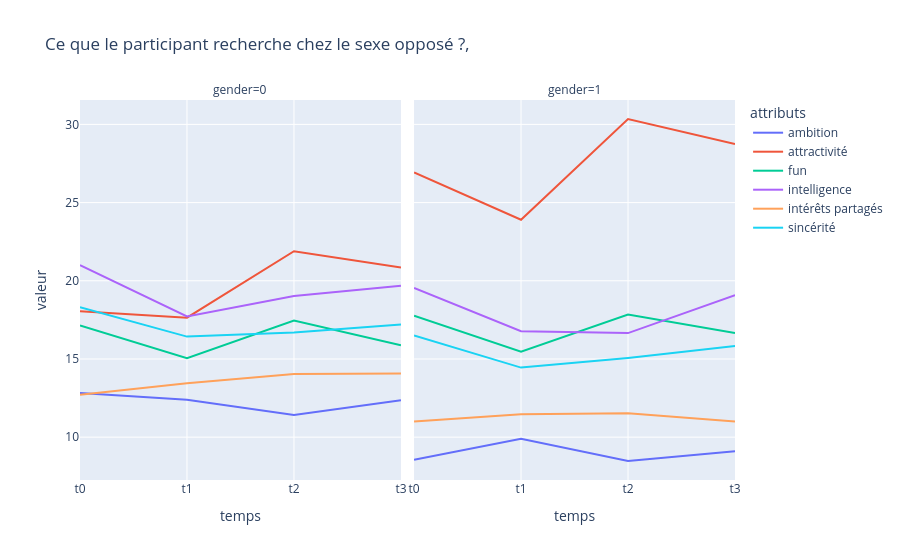

The cell this chart's notebook holds for it:
### Code cell
df_moy_q1 = df_q1_long.groupby(['gender', 'temps', 'attributs'])['valeur'].mean().reset_index()
# df_moyennes
fig1 = px.line(df_moy_q1, x="temps", y="valeur", color="attributs", facet_col="gender", title="Ce que le participant recherche chez le sexe opposé ?,")
fig1.show()

### Figure 1 — Plotly figure (JSON) as saved in the notebook; plotly's stock layout.template omitted (floating-point values rounded to 4 significant figures)
{"data": [{"hovertemplate": "attributs=ambition<br>gender=0<br>temps=%{x}<br>valeur=%{y}<extra></extra>", "legendgroup": "ambition", "line": {"color": "#636efa", "dash": "solid"}, "marker": {"symbol": "circle"}, "mode": "lines", "name": "ambition", "orientation": "v", "showlegend": true, "type": "scatter", "x": ["t0", "t1", "t2", "t3"], "xaxis": "x", "y": [12.83, 12.4, 11.41, 12.35], "yaxis": "y"}, {"hovertemplate": "attributs=ambition<br>gender=1<br>temps=%{x}<br>valeur=%{y}<extra></extra>", "legendgroup": "ambition", "line": {"color": "#636efa", "dash": "solid"}, "marker": {"symbol": "circle"}, "mode": "lines", "name": "ambition", "orientation": "v", "showlegend": false, "type": "scatter", "x": ["t0", "t1", "t2", "t3"], "xaxis": "x2", "y": [8.553, 9.905, 8.476, 9.102], "yaxis": "y2"}, {"hovertemplate": "attributs=attractivité<br>gender=0<br>temps=%{x}<br>valeur=%{y}<extra></extra>", "legendgroup": "attractivité", "line": {"color": "#EF553B", "dash": "solid"}, "marker": {"symbol": "circle"}, "mode": "lines", "name": "attractivité", "orientation": "v", "showlegend": true, "type": "scatter", "x": ["t0", "t1", "t2", "t3"], "xaxis": "x", "y": [18.06, 17.64, 21.89, 20.85], "yaxis": "y"}, {"hovertemplate": "attributs=attractivité<br>gender=1<br>temps=%{x}<br>valeur=%{y}<extra></extra>", "legendgroup": "attractivité", "line": {"color": "#EF553B", "dash": "solid"}, "marker": {"symbol": "circle"}, "mode": "lines", "name": "attractivité", "orientation": "v", "showlegend": false, "type": "scatter", "x": ["t0", "t1", "t2", "t3"], "xaxis": "x2", "y": [26.92, 23.91, 30.34, 28.74], "yaxis": "y2"}, {"hovertemplate": "attributs=fun<br>gender=0<br>temps=%{x}<br>valeur=%{y}<extra></extra>", "legendgroup": "fun", "line": {"color": "#00cc96", "dash": "solid"}, "marker": {"symbol": "circle"}, "mode": "lines", "name": "fun", "orientation": "v", "showlegend": true, "type": "scatter", "x": ["t0", "t1", "t2", "t3"], "xaxis": "x", "y": [17.15, 15.05, 17.46, 15.88], "yaxis": "y"}, {"hovertemplate": "attributs=fun<br>gender=1<br>temps=%{x}<br>valeur=%{y}<extra></extra>", "legendgroup": "fun", "line": {"color": "#00cc96", "dash": "solid"}, "marker": {"symbol": "circle"}, "mode": "lines", "name": "fun", "orientation": "v", "showlegend": false, "type": "scatter", "x": ["t0", "t1", "t2", "t3"], "xaxis": "x2", "y": [17.76, 15.47, 17.84, 16.67], "yaxis": "y2"}, {"hovertemplate": "attributs=intelligence<br>gender=0<br>temps=%{x}<br>valeur=%{y}<extra></extra>", "legendgroup": "intelligence", "line": {"color": "#ab63fa", "dash": "solid"}, "marker": {"symbol": "circle"}, "mode": "lines", "name": "intelligence", "orientation": "v", "showlegend": true, "type": "scatter", "x": ["t0", "t1", "t2", "t3"], "xaxis": "x", "y": [21.0, 17.72, 19.02, 19.68], "yaxis": "y"}, {"hovertemplate": "attributs=intelligence<br>gender=1<br>temps=%{x}<br>valeur=%{y}<extra></extra>", "legendgroup": "intelligence", "line": {"color": "#ab63fa", "dash": "solid"}, "marker": {"symbol": "circle"}, "mode": "lines", "name": "intelligence", "orientation": "v", "showlegend": false, "type": "scatter", "x": ["t0", "t1", "t2", "t3"], "xaxis": "x2", "y": [19.54, 16.78, 16.66, 19.08], "yaxis": "y2"}, {"hovertemplate": "attributs=intérêts partagés<br>gender=0<br>temps=%{x}<br>valeur=%{y}<extra></extra>", "legendgroup": "intérêts partagés", "line": {"color": "#FFA15A", "dash": "solid"}, "marker": {"symbol": "circle"}, "mode": "lines", "name": "intérêts partagés", "orientation": "v", "showlegend": true, "type": "scatter", "x": ["t0", "t1", "t2", "t3"], "xaxis": "x", "y": [12.7, 13.45, 14.04, 14.07], "yaxis": "y"}, {"hovertemplate": "attributs=intérêts partagés<br>gender=1<br>temps=%{x}<br>valeur=%{y}<extra></extra>", "legendgroup": "intérêts partagés", "line": {"color": "#FFA15A", "dash": "solid"}, "marker": {"symbol": "circle"}, "mode": "lines", "name": "intérêts partagés", "orientation": "v", "showlegend": false, "type": "scatter", "x": ["t0", "t1", "t2", "t3"], "xaxis": "x2", "y": [11.0, 11.47, 11.54, 11.01], "yaxis": "y2"}, {"hovertemplate": "attributs=sincérité<br>gender=0<br>temps=%{x}<br>valeur=%{y}<extra></extra>", "legendgroup": "sincérité", "line": {"color": "#19d3f3", "dash": "solid"}, "marker": {"symbol": "circle"}, "mode": "lines", "name": "sincérité", "orientation": "v", "showlegend": true, "type": "scatter", "x": ["t0", "t1", "t2", "t3"], "xaxis": "x", "y": [18.31, 16.43, 16.7, 17.2], "yaxis": "y"}, {"hovertemplate": "attributs=sincérité<br>gender=1<br>temps=%{x}<br>valeur=%{y}<extra></extra>", "legendgroup": "sincérité", "line": {"color": "#19d3f3", "dash": "solid"}, "marker": {"symbol": "circle"}, "mode": "lines", "name": "sincérité", "orientation": "v", "showlegend": false, "type": "scatter", "x": ["t0", "t1", "t2", "t3"], "xaxis": "x2", "y": [16.5, 14.45, 15.07, 15.84], "yaxis": "y2"}], "layout": {"annotations": [{"font": {}, "showarrow": false, "text": "gender=0", "x": 0.245, "xanchor": "center", "xref": "paper", "y": 1, "yanchor": "bottom", "yref": "paper"}, {"font": {}, "showarrow": false, "text": "gender=1", "x": 0.755, "xanchor": "center", "xref": "paper", "y": 1, "yanchor": "bottom", "yref": "paper"}], "legend": {"title": {"text": "attributs"}, "tracegroupgap": 0}, "title": {"text": "Ce que le participant recherche chez le sexe opposé ?,"}, "xaxis": {"anchor": "y", "domain": [0, 0.49], "title": {"text": "temps"}}, "xaxis2": {"anchor": "y2", "domain": [0.51, 1], "matches": "x", "title": {"text": "temps"}}, "yaxis": {"anchor": "x", "domain": [0, 1], "title": {"text": "valeur"}}, "yaxis2": {"anchor": "x2", "domain": [0, 1], "matches": "y", "showticklabels": false}}}
